Frame 1 (no input): blank canvas, image omitted
Frame 60 (the mouse pressed at the canvas centre just before this capture): blank canvas, image omitted
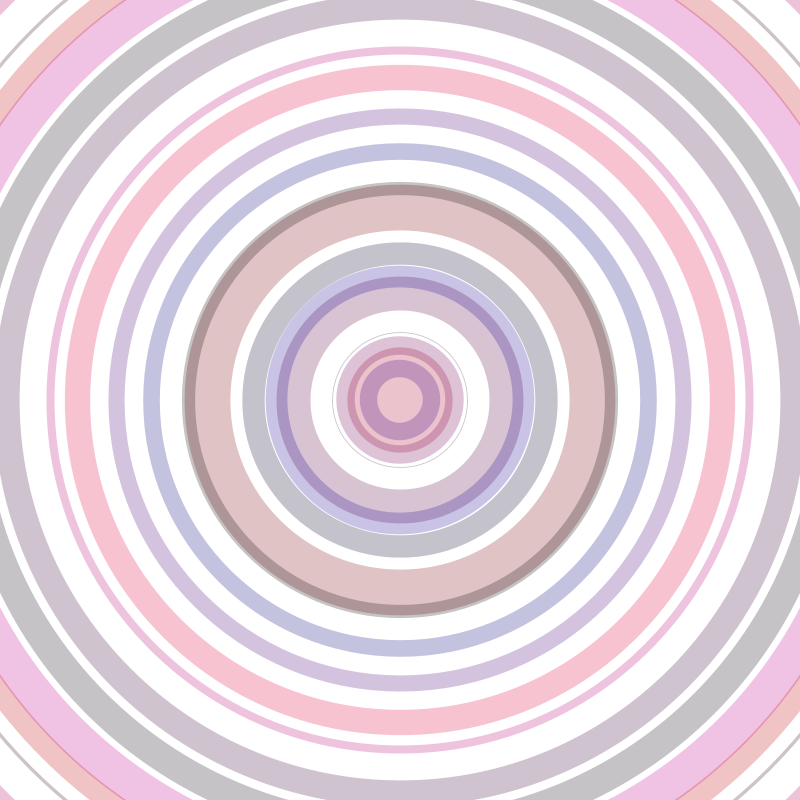
Frame 120 (the mouse held since frame 60 and released just before this capture)

The Processing sketch whose frames 1 and 60 were blank and that drew this single picture after the mouse press (run headless with seeded random() and noise(); from frame 60 on, the mouse is pressed at the canvas centre):

// Processing sketch: processing_92245
// ── processing_92245.pde

int grow = 0;

void setup() {
  size(800, 800);
  background(255);
  smooth();
  noFill();
  frameRate(15);
}

void draw() {
  if (mousePressed) {
    stroke(random(255), random(0), random(155), 60);
    
    float strokeweight = random(55);
    strokeWeight(strokeweight);
    
    float diameter = strokeweight+grow;
    ellipse(mouseX, mouseY, diameter, diameter);
    
    if (grow < 250) grow += 45;
    else 
    if (grow < 250) grow += 20;
    else
    if (grow < 250) grow += 10;
    else
    if (grow < 250) grow += 60;
    else 
    if (grow > 249) grow += 70;
  }
}



void mousePressed() {
  grow = 0;

}
